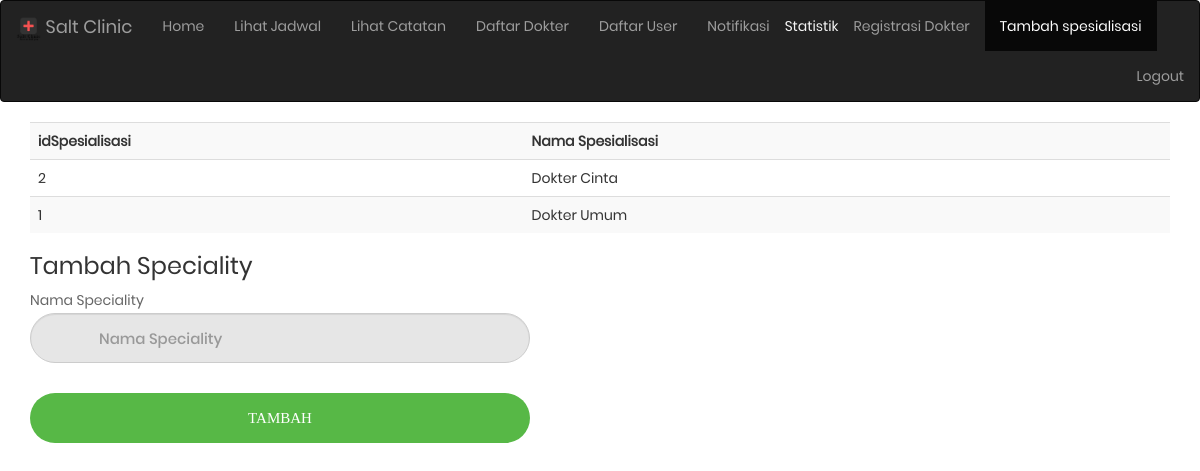
The page /addspesialisasi.php (signed in) on the database its author committed.
### tables this page shows
CREATE TABLE `spesialisasi` (
  `idSpesialisasi` int(11) NOT NULL,
  `namaSpesialisasi` varchar(50) NOT NULL
);

### addspesialisasi.php (the view, shortened to what this page needs)
<?php
    include('connection/session.php');
    $query = "SELECT *
              FROM Spesialisasi
              ";
	$result = $conn->query($query);
?>
<!DOCTYPE html>
<html lang="en">
	<head>
		<link rel="stylesheet" href="https://maxcdn.bootstrapcdn.com/bootstrap/3.3.7/css/bootstrap.min.css">
		<link rel="stylesheet" type="text/css" href="fonts/font-awesome-4.7.0/css/font-awesome.min.css">
		<link rel="stylesheet" type="text/css" href="vendor/animate/animate.css">
		<link rel="stylesheet" type="text/css" href="vendor/css-hamburgers/hamburgers.min.css">
		<link rel="stylesheet" type="text/css" href="vendor/select2/select2.min.css">
		<link rel="stylesheet" type="text/css" href="css/main.css">
	</head>
	<body>
			<?php include('navbar/admin-navmenu.php')?>
			<div class="container">
				<table class='table table-striped'>
					<tr>
						<th>idSpesialisasi</th>
						<th>Nama Spesialisasi</th>
					</tr>
							<?php
                        if ($result) {
                            while ($row=$result->fetch_array()) {
                                echo "<tr>
									<td>".$row['idSpesialisasi']."</td>
									<td>".$row['namaSpesialisasi']."</td>
									</tr>";
							}
						}
                    ?>
				</table>
				<h3 style='padding-bottom:10px;'>Tambah Speciality</h3>
				<div style='width:500px;'>
					<form method='POST' action="">
						<div class="input-box">
							<p>Nama Speciality</p>
							<input type="text" class='form-control input' name="newSpeciality" placeholder="Nama Speciality">
						</div>
						<div class="login-container-form-btn">
							<button class="login-form-btn">
								Tambah
							</button>
                        </div>
					</form>
				</div>
			</div>
	</body>
</html>

### css/main.css (style rules this page uses)
* { margin: 0px; padding: 0px; box-sizing: border-box; }
body, html { height: 100%; font-family: Poppins-Regular, sans-serif; }
h1,h2,h3,h4,h5,h6 { margin: 0px; }
p { font-family: Poppins-Regular; font-size: 14px; line-height: 1.7; color: #666666; margin: 0px; }
input { outline: none; border: none; }
button { outline: none !important; border: none; background: transparent; }
.input-box { position: relative; width: 100%; z-index: 1; margin-bottom: 10px; }
.input { font-family: Poppins-Medium; font-size: 15px; line-height: 1.5; color: #666666; display: block; width: 100%; background: #e6e6e6; height: 50px; border-radius: 25px; padding: 0 30px 0 68px; }
.login-container-form-btn { width: 100%; display: -webkit-box; display: -webkit-flex; display: -moz-box; display: -ms-flexbox; display: flex; flex-wrap: wrap; justify-content: center; padding-top: 20px; }
.login-form-btn { font-family: Montserrat-Bold; font-size: 15px; line-height: 1.5; color: #fff; text-transform: uppercase; width: 100%; height: 50px; border-radius: 25px; background: #57b846; display: -webkit-box; display: -webkit-flex; display: -moz-box; display: -ms-flexbox; display: flex; justify-content: center; align-items: center; padding: 0 25px; -webkit-transition: all 0.4s; -o-transition: all 0.4s; -moz-transition: all 0.4s; transition: all 0.4s; }

### rows shown on the page
spesialisasi: idSpesialisasi "2", namaSpesialisasi "Dokter Cinta"
spesialisasi: idSpesialisasi "1", namaSpesialisasi "Dokter Umum"
